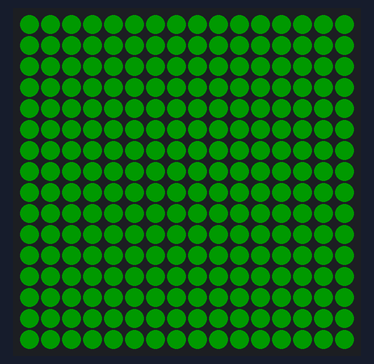
A sketch run on a simulated Arduino Uno, built with avr-gcc and run on an emulated ATmega328P. Shown: 16×16 RGB LED matrix (first LED top left, wired row by row). Dim RGB values are drawn brighter than linear.

Above: at 7.2 s.
At 15.69 s:
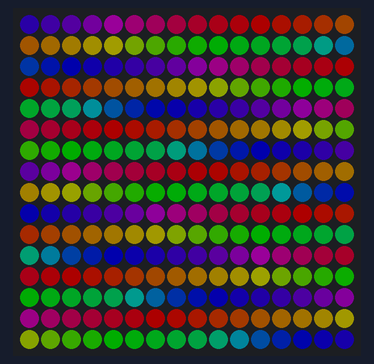
At 20.02 s:
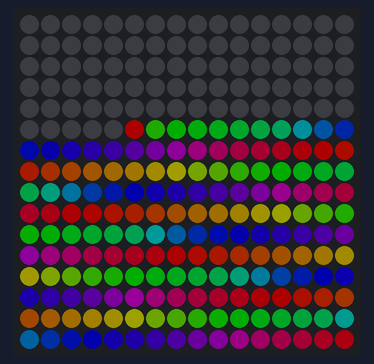
At 22.44 s:
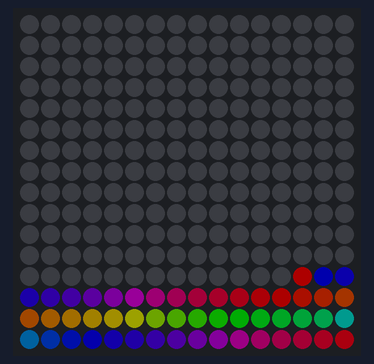
At 24.4 s:
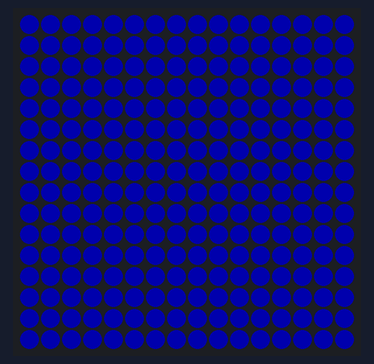
At 39.19 s:
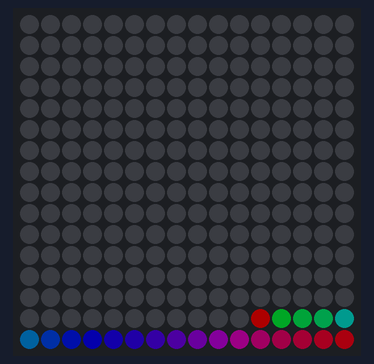

Measured:
- what the display in image 0 shows lasts 1.0 s, from 7.2 s to 8.2 s

The sketch:

test_matrix.ino
```cpp
#include <FastLED.h>

// WLED Driver Matrix Test Sketch
// This sketch tests the 16x16 LED matrix using the FastLED library.
// It assumes the use of WS2812B LEDs, a common type for 5V matrices.

#define LED_PIN     16      // GPIO16 is connected to the data output on our PCB
#define MATRIX_WIDTH  16
#define MATRIX_HEIGHT 16
#define NUM_LEDS    (MATRIX_WIDTH * MATRIX_HEIGHT)
#define BRIGHTNESS  50      // Keep brightness relatively low for testing (max 255)
#define LED_TYPE    WS2812B
#define COLOR_ORDER GRB

CRGB leds[NUM_LEDS];

// Helper to map x, y coordinates to the 1D array of LEDs.
// Adjust this logic if the matrix is wired differently (e.g. serpentine, zigzag).
// Standard layout assumes top-left is 0,0 and continues row by row.
uint16_t XY(uint8_t x, uint8_t y) {
  // If your matrix is a standard zigzag (serpentine) layout:
  // uncomment the code below:
  /*
  uint16_t i;
  if (y & 0x01) {
    // Odd rows run backwards
    uint8_t reverseX = (MATRIX_WIDTH - 1) - x;
    i = (y * MATRIX_WIDTH) + reverseX;
  } else {
    // Even rows run forwards
    i = (y * MATRIX_WIDTH) + x;
  }
  return i;
  */

  // Default: Left to Right, Top to Bottom
  return (y * MATRIX_WIDTH) + x;
}

void setup() {
  delay(2000); // Power-up safety delay

  // Initialize FastLED
  FastLED.addLeds<LED_TYPE, LED_PIN, COLOR_ORDER>(leds, NUM_LEDS).setCorrection(TypicalLEDStrip);
  FastLED.setBrightness(BRIGHTNESS);

  // Clear the matrix
  FastLED.clear();
  FastLED.show();
}

void loop() {
  // Test pattern 1: Moving pixel
  for(int i = 0; i < NUM_LEDS; i++) {
    leds[i] = CRGB::Red;
    FastLED.show();
    delay(10);
    leds[i] = CRGB::Black;
  }

  // Test pattern 2: Color fill
  fill_solid(leds, NUM_LEDS, CRGB::Green);
  FastLED.show();
  delay(1000);

  fill_solid(leds, NUM_LEDS, CRGB::Blue);
  FastLED.show();
  delay(1000);

  // Test pattern 3: Rainbow over the whole matrix
  for(int j = 0; j < 255; j++) {
    fill_rainbow(leds, NUM_LEDS, j, 7);
    FastLED.show();
    delay(20);
  }
}
```
